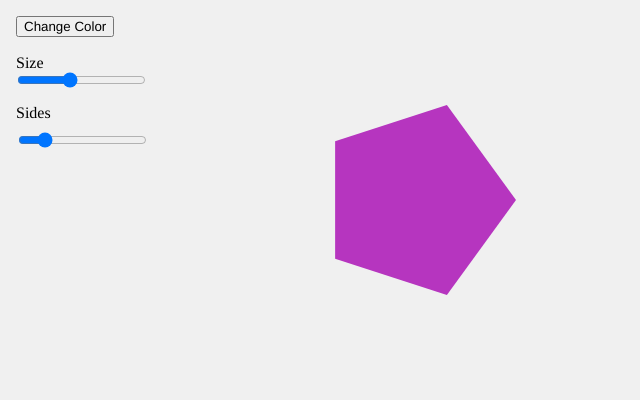
Frame 1 (no input)
Frame 60 (no input): identical to frame 1, image omitted
Frame 120 (the mouse pressed at the canvas centre since frame 60): identical to frame 1, image omitted

The p5.js sketch that drew this single still picture (run headless with seeded random() and noise() and a simulated clock; from frame 60 on, the mouse is pressed at the canvas centre):

// p5.js sketch
// ── sketch.js
let colorBtn, sizeSlider, shapeSelect, sideSlider;
let shapeColor;
 
function setup() {
  createCanvas(640, 400);
  noStroke();
  textFont("Courier New");
 
  // starting color
  shapeColor = color(random(255), random(255), random(255));
  
  // Button: change color
  colorBtn = createButton("Change Color");
  colorBtn.position(16, 16);
  colorBtn.mousePressed(randomShapeColor);
    
  function randomShapeColor() {
    shapeColor = color(random(255), random(255), random(255));
  }
 
  // Slider: controls size
  createP("Size").position(0, 50).style("margin", "4px 0 0 16px");
  sizeSlider = createSlider(20, 220, 100, 1);
  sizeSlider.position(15, 70);
  
  //slider: controls sides of polygon
  createP("Sides").position(0, 100).style("margin", "4px 0 0 16px");
  sideSlider = createSlider(3, 15, 5, 1);
  sideSlider.position(16, 130);
  
  colorBtn.addClass("c-btn");
  sideSlider.addClass("s-sld");
  
/*
  // Dropdown: choose shape
  createP("Shape").position(0, 100).style("margin", "8px 0 0 16px");
  shapeSelect = createSelect();
  shapeSelect.position(16, 130);
  shapeSelect.option("ellipse");
  shapeSelect.option("rect");
  shapeSelect.option("triangle");
*/
}

//https://editor.p5js.org/p5/sketches/Form:_Regular_Polygon
function polygon(x, y, radius, npoints) {
  let angle = TWO_PI / npoints;
  beginShape();
  for (let a = 0; a < TWO_PI; a += angle) {
    let sx = x + cos(a) * radius;
    let sy = y + sin(a) * radius;
    vertex(sx, sy);
  }
  endShape(CLOSE);
}
 
function draw() {
  background(240);
 
  push();
  translate(width * 0.65, height * 0.5);
  let s = sizeSlider.value();
  let n = sideSlider.value();
 
  fill(shapeColor);
  
  polygon(0, 0, s, n)

  /*
  // draw chosen shape
  let choice = shapeSelect.value();
  if (choice === "ellipse") {
    ellipse(0, 0, s, s);
  } else if (choice === "rect") {
    rectMode(CENTER);
    rect(0, 0, s, s);
  } else if (choice === "triangle") {
    triangle(-s * 0.6, s * 0.5, 0, -s * 0.6, s * 0.6, s * 0.5);
  }
  pop(); */
}
// ── style.css
html, body {
  margin: 0;
  padding: 0;
}
canvas {
  display: block;
}

.c-btn {
  font-family: Courier New;
  border: 2px dashed blue;
  cursor: pointer;
  transition: all 300ms;
}

.c-btn:hover {
  background: white;
  border: 4px solid darkblue;
}
